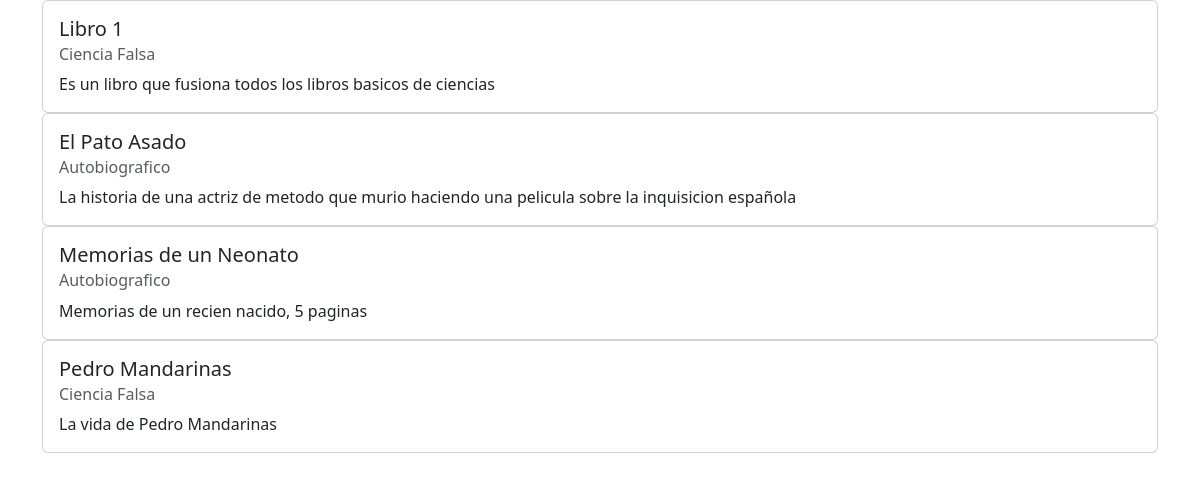
/books/libros, run on the app's committed database.
### books/models.py (models this page shows, shortened)
class Libro(models.Model):
    codigo_libro = models.CharField(max_length=9, primary_key=True)
    nombre_libro = models.CharField(max_length=50)
    existencias = models.IntegerField()
    precio = models.DecimalField(max_digits=10, decimal_places=2)
    codigo_autor = models.ForeignKey(Autor, on_delete=models.CASCADE)
    codigo_editorial = models.ForeignKey(Editorial, on_delete=models.CASCADE)
    id_genero = models.ForeignKey(Genero, on_delete=models.CASCADE)
    descripcion = models.TextField()

class Genero(models.Model):
    id_genero = models.AutoField(primary_key=True)
    nombre_genero = models.CharField(max_length=40)
    descripcion = models.CharField(max_length=100)
    def __str__(self):
        return self.nombre_genero

### books/views.py (the view)
# urls.py: path("libros", views.libros, name="libros"),
def libros(request):
    libros = Libro.objects.all()
    context = {"libros":libros}
    return render(request, "libros.html",context)

### books/templates/libros.html (shortened to what this page needs)
<head>
    <link href="https://cdn.jsdelivr.net/npm/bootstrap@5.3.3/dist/css/bootstrap.min.css" rel="stylesheet">
</head>
<body>
<div class="container">
    {% for libro in libros %}
    <div class="card">
         <div class="card-body">
    <h5 class="card-title">{{ libro.nombre_libro }}</h5>
    <h6 class="card-subtitle mb-2 text-muted">{{ libro.id_genero }}</h6>
    <p class="card-text">{{ libro.descripcion }}</p>
  </div>
    </div>
    {% endfor %}
</div>
</body>

### data on the page
Libro: nombre_libro "Libro 1", id_genero "Ciencia Falsa", descripcion "Es un libro que fusiona todos los libros basicos de ciencias"
Libro: nombre_libro "El Pato Asado", id_genero "Autobiografico", descripcion "La historia de una actriz de metodo que murio haciendo una pelicula sobre la inquisicion española"
Libro: nombre_libro "Memorias de un Neonato", id_genero "Autobiografico", descripcion "Memorias de un recien nacido, 5 paginas"
Libro: nombre_libro "Pedro Mandarinas", id_genero "Ciencia Falsa", descripcion "La vida de Pedro Mandarinas"
